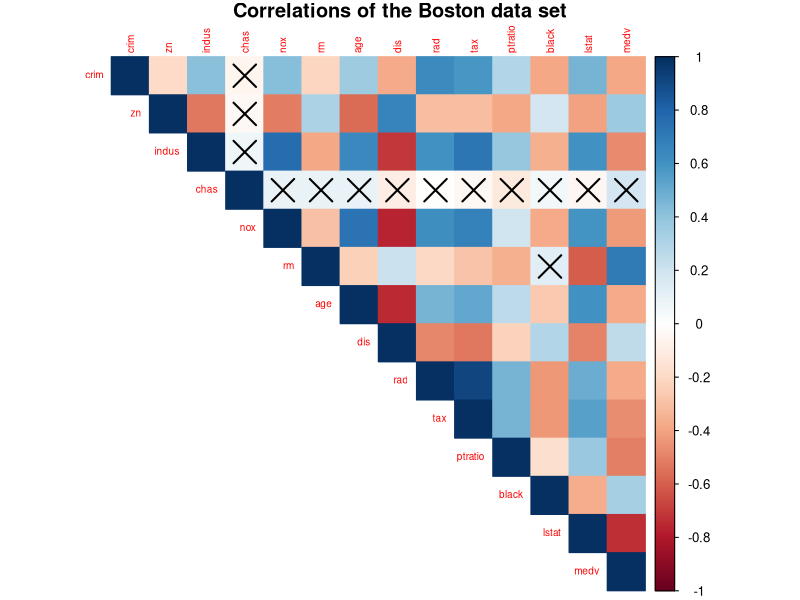
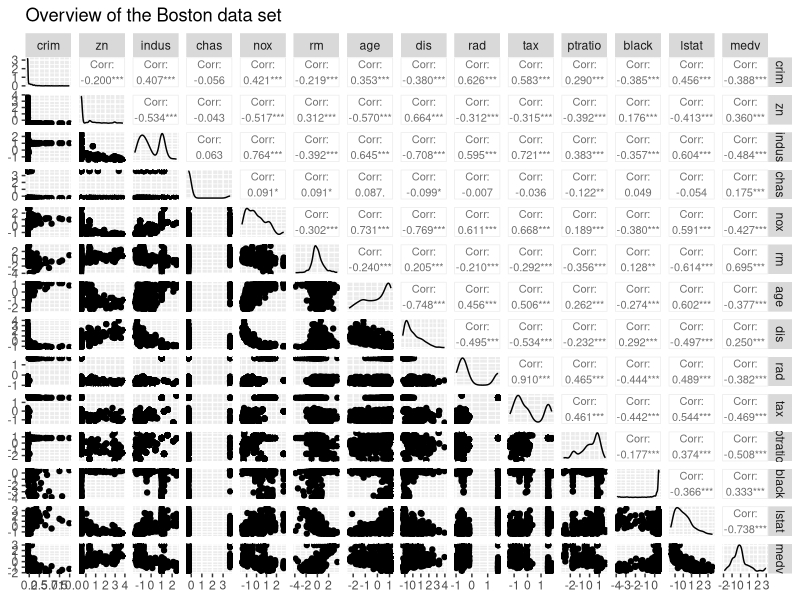

The R source for these figures, in order:
## ---- chunk 1
# load necessary packages
library(MASS) # package includes the Boston data set
library(tidyr)
library(dplyr)
library(corrplot)
library(ggplot2)
library(GGally)
library(knitr)
library(kableExtra)

data(Boston) # load the Boston data set
str(Boston) # check the structure
knitr::kable(head(Boston)) %>% 
  kable_styling(bootstrap_options = "striped", full_width = FALSE, position = "center") # check the data frame head
knitr::kable(summary(Boston)) %>% 
  kable_styling(bootstrap_options = "striped", position = "center") %>% 
  scroll_box(width = "100%", height = "300px")# summary statistics
## ---- chunk 2
# graphical overview of the Boston data set
ov_boston <- ggpairs(Boston, mapping = aes(), title ="Overview of the Boston data set", 
                     lower = list(combo = wrap("facethist", bins = 20)), 
                     upper = list(continuous = wrap("cor", size = 2.8)))
## ---- chunk 3

# calculate the correlation matrix and round it
cor_matrix<-cor(Boston) %>% round(digits = 2)

# print the correlation matrix
knitr::kable(cor_matrix) %>% 
  kable_styling(bootstrap_options = "striped", full_width = FALSE, position = "center") %>% 
  scroll_box(width = "100%", height = "300px")# summary statistics

# Specialized the insignificant value according to the significant level
p.mat <- cor.mtest(cor_matrix)$p

# visualize the correlation matrix
corrplot(cor_matrix, method="color", type="upper",  tl.cex = 0.6, p.mat = p.mat, sig.level = 0.01, title="Correlations of the Boston data set", mar=c(0,0,1,0))

# correlations / colour shows the correlation value/ also the size indicates the correlation
## ---- chunk 4

# center and standardize variables
boston_scaled <- scale(Boston)

# summaries of the scaled variables
knitr::kable(summary(boston_scaled), caption="Scaled Boston data set") %>% 
  kable_styling(bootstrap_options = "striped", full_width = FALSE, position = "center")  %>% 
  scroll_box(width = "100%", height = "300px")

# class of the boston_scaled object
class(boston_scaled)

# change the object to data frame
boston_scaled <- as.data.frame(boston_scaled)

knitr::kable(boston_scaled, caption="Scaled Boston data set") %>% kable_styling(bootstrap_options = "striped", full_width = FALSE, position = "center") %>% scroll_box(width = "100%", height = "300px")


scaled_ov <- ggpairs(boston_scaled, mapping = aes(), title ="Overview of the Boston data set", 
                     lower = list(combo = wrap("facethist", bins = 20)), 
                     upper = list(continuous = wrap("cor", size = 2.8)))
scaled_ov
## ---- chunk 5
# summary of the scaled crime rate
summary(boston_scaled$crim)

# create a quantile vector of crim and print it
bins <- quantile(boston_scaled$crim)
knitr::kable(bins, caption="Quantiles of crim") %>% kable_styling(bootstrap_options = "striped", full_width = FALSE, position = "left")

# create a categorical variable 'crime'
crime <- cut(boston_scaled$crim, breaks = bins, include.lowest = TRUE, labels = c("low", "med_low", "med_high", "high"))

# look at the table of the new factor crime
knitr::kable(table(crime), caption="Categorical variables of crime") %>% kable_styling(bootstrap_options = "striped", full_width = FALSE, position = "left")

# remove original crim from the dataset
boston_scaled <- dplyr::select(boston_scaled, -crim)

# add the new categorical value to scaled data
boston_scaled <- data.frame(boston_scaled, crime)
